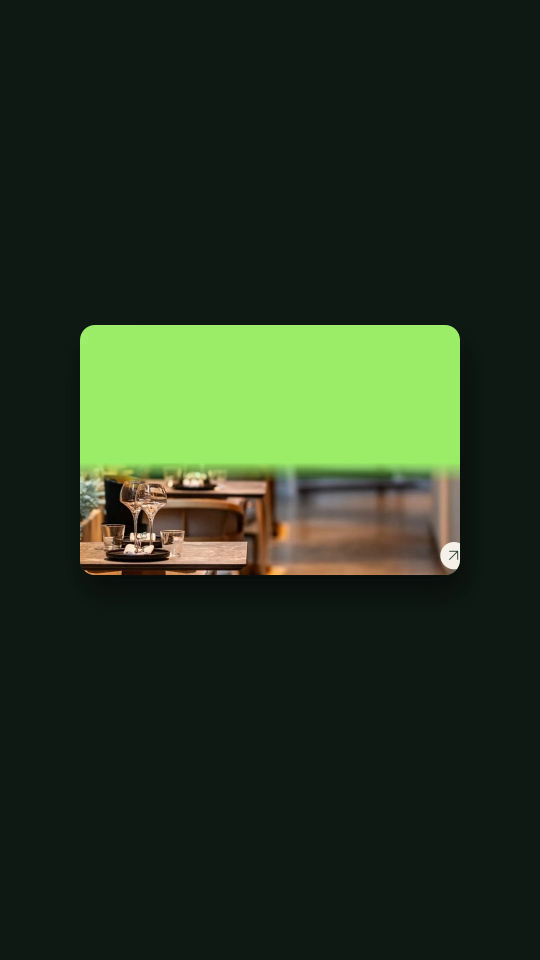
#> input picture frame 450 of reel/hulk_marketing_reel.mp4, 1080 x 1920 px, given in place of 9726.mp4, which was not available (shown at 1/2 size)
$ python cal_texture.py
#> lines starting #> are read from the running program, lines starting #| are printed output that depends on the picture; pictures that were not available may be replaced by others from this repository, and a replacement may not be noted
"""Draw the wall-calendar texture (photo top half, November 2026 grid, handwritten notes, two circled weekends)."""
import os, math
import numpy as np, cv2
from PIL import Image, ImageDraw, ImageFont
S = '/home/user/100/workspace_respite'
F = '/home/user/100/workspace_sol/fonts'
W, H = 1500, 1900
im = Image.new('RGB', (W, H), (253, 251, 246))
d = ImageDraw.Draw(im)
# photo (top): a real landscape frame
cap = cv2.VideoCapture('/home/user/100/workspace_respite/clips/9726.mp4'); cap.set(1, int(cap.get(7) * 0.5)); ok, fr = cap.read()
#> further down, fr is the input picture: shape (1920, 1080, 3); mean B, G, R 33, 52.8, 37.8
fr = cv2.cvtColor(fr, cv2.COLOR_BGR2RGB); ph = 520
h0, w0 = fr.shape[:2]; sc = max(W / w0, ph / h0); fr = cv2.resize(fr, (int(w0 * sc) + 1, int(h0 * sc) + 1))
#> after `h0, w0 = fr.shape[:2]`: h0 = 1920; w0 = 1080
#> after `sc = max(W / w0, ph / h0)`: sc = 1.39
fr = fr[(fr.shape[0] - ph) // 2:(fr.shape[0] - ph) // 2 + ph, (fr.shape[1] - W) // 2:(fr.shape[1] - W) // 2 + W]
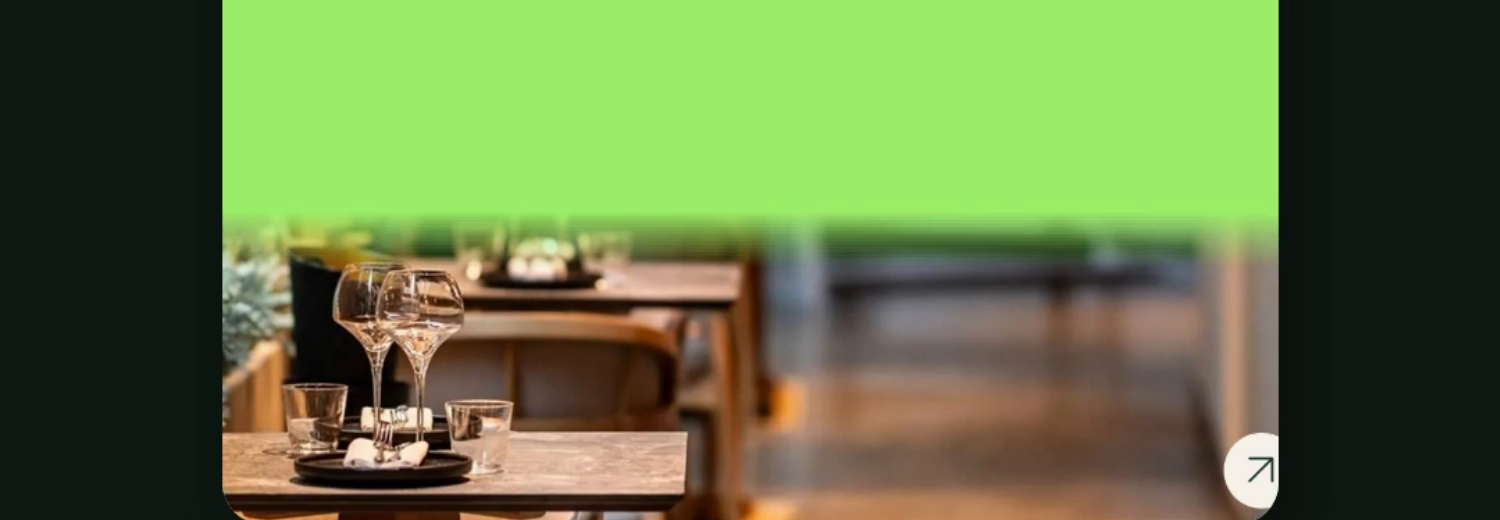
#> fr: shape (520, 1500, 3); mean R, G, B 99.9, 119.4, 68
im.paste(Image.fromarray(fr), (0, 0))
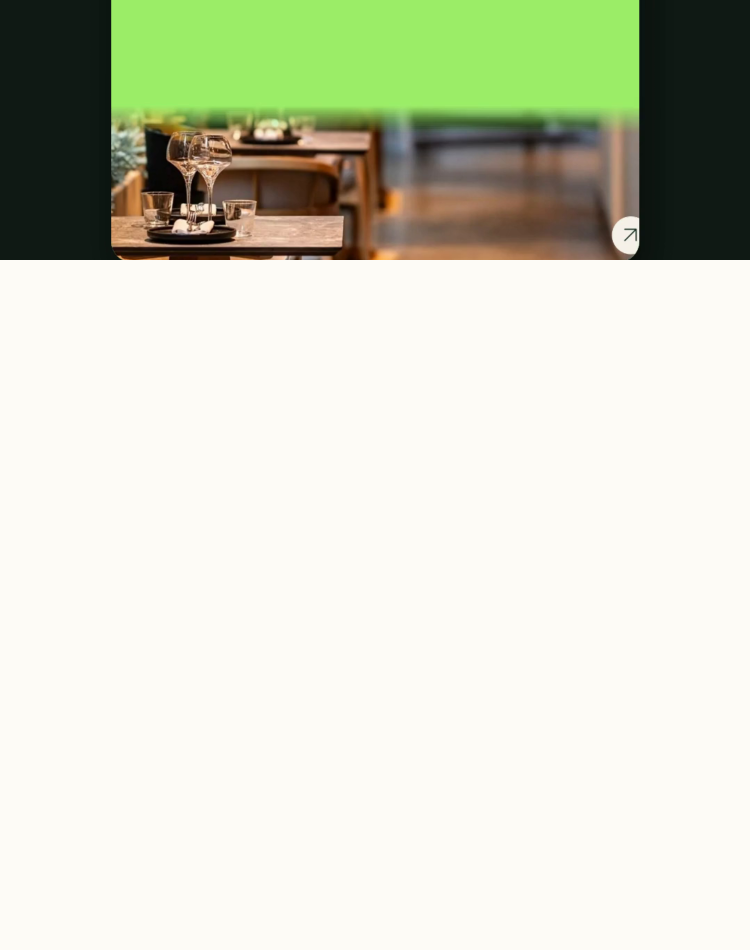
#> im: PIL image 1500x1900 RGB (shown at 1/2 size); mean R, G, B 211.1, 215, 197.3
d.rectangle([0, ph, W, ph + 8], fill=(91, 23, 79))
nun = lambda w, s: ImageFont.truetype(f'{F}/Nunito-{w}.ttf', s)
pop = ImageFont.truetype(f'{F}/Poppins-SemiBold.ttf', 30)
hand = ImageFont.truetype(f'{F}/Caveat-700.ttf', 44)
handb = ImageFont.truetype(f'{F}/Caveat-700.ttf', 62)
d.text((70, ph + 40), 'November', font=nun(900, 96), fill=(91, 23, 79))
d.text((W - 70, ph + 70), '2026', font=nun(800, 60), fill=(255, 100, 17), anchor='ra')
gx, gy, gw = 50, ph + 200, W - 100
cw = gw / 7; rows = 6; ch = (H - 60 - gy - 50) / rows
for i, dn in enumerate(['MON', 'TUE', 'WED', 'THU', 'FRI', 'SAT', 'SUN']):
    d.text((gx + i * cw + cw / 2, gy), dn, font=pop, fill=(255, 100, 17) if i >= 5 else (120, 90, 110), anchor='mm')
top = gy + 40
for r in range(rows + 1):
    d.line([(gx, top + r * ch), (gx + gw, top + r * ch)], fill=(215, 205, 210), width=3)
for i in range(8):
    d.line([(gx + i * cw, top), (gx + i * cw, top + rows * ch)], fill=(215, 205, 210), width=3)
notes = {3: ('Swim 6pm', (40, 50, 120)), 5: ('Bonfire night', (40, 50, 120)), 11: ('Dentist', (40, 50, 120)), 16: ('Book club', (40, 50, 120)),
         19: ('Training', (40, 50, 120)), 28: ("Mum's 60th", (40, 50, 120)), 25: ('Bins!', (40, 50, 120))}
cells = {}
for day in range(1, 31):
    r, c = divmod(day + 5, 7)
    x0, y0 = gx + c * cw, top + r * ch
    cells[day] = (x0, y0)
    d.text((x0 + 16, y0 + 10), str(day), font=nun(800, 40), fill=(91, 23, 79))
    if day in notes:
        t, col = notes[day]
        d.text((x0 + cw / 2, y0 + ch * 0.66), t, font=hand, fill=col, anchor='mm')
#> after the loop, cells = 30 items
im.save(f'{S}/tex/cal_base.png')
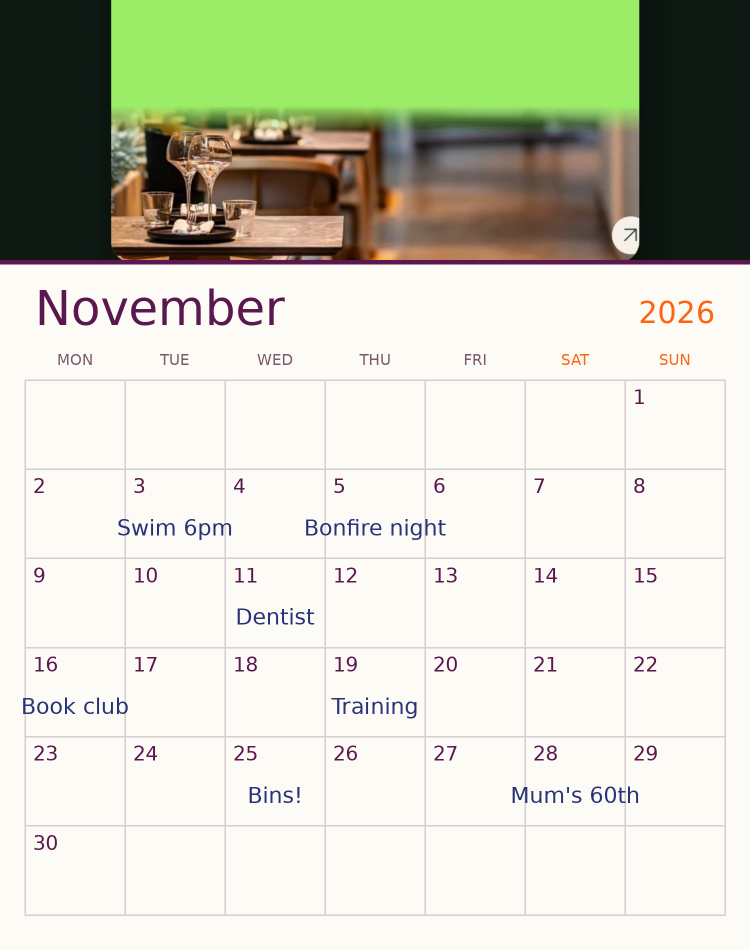
#> saved as cal_base.png: PIL image 1500x1900 RGB (shown at 1/2 size); mean R, G, B 207.3, 210.1, 193.6
# marker layer (orange) drawn with numpy for a felt-tip look
arr = np.array(im).astype(np.float32)
lay = np.zeros((H, W), np.uint8)
rng = np.random.default_rng(3)
for (sat, label) in ((7, 'Pancakes + park'), (21, 'Pancakes again!')):
    x0, y0 = cells[sat]
    cx, cy = x0 + cw, y0 + ch * 0.56
    t = np.linspace(0, 2 * math.pi * 1.1, 160)
    pts = np.stack([cx + cw * 1.02 * np.cos(t) * (1 + 0.04 * np.sin(3 * t)) + rng.normal(0, 1.2, len(t)),
                    cy + ch * 0.5 * np.sin(t) * (1 + 0.05 * np.cos(2 * t)) + rng.normal(0, 1.2, len(t))], 1)
    cv2.polylines(lay, [(pts * 4).astype(np.int32)], False, 255, 11 * 4, cv2.LINE_AA, shift=4 - 2)
#> this loop made 2 passes
#> (x0, y0, cx, cy) on passes 1 to 2: (1050, 938.3, 1250, 1038.2), (1050, 1295, 1250, 1394.9)
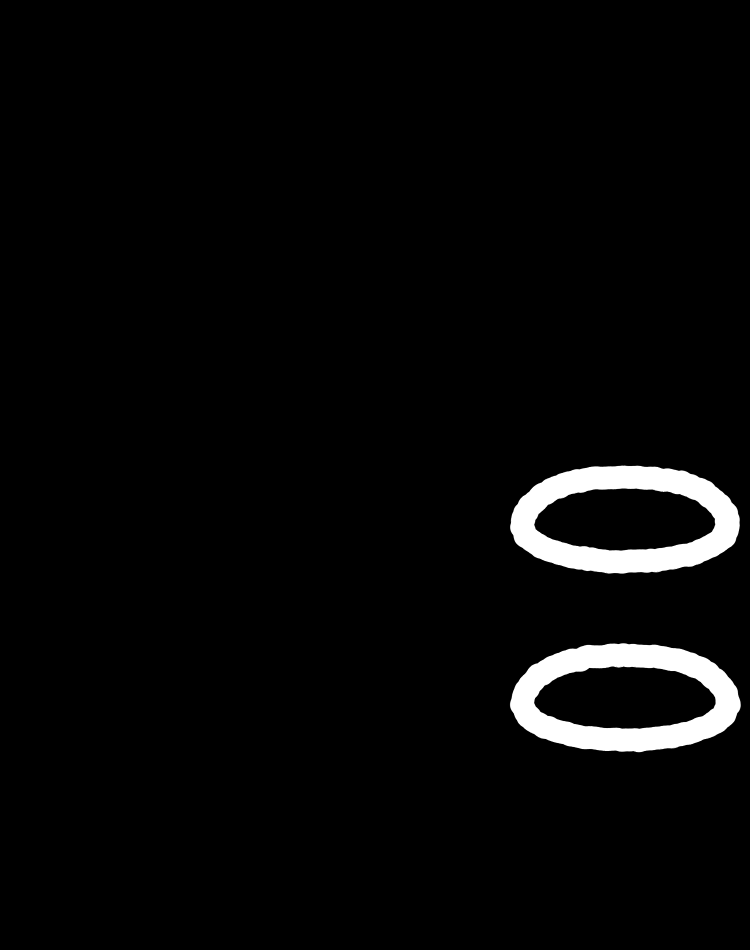
#> lay: shape (1900, 1500) (shown at 1/2 size); min 0, max 255, mean 8
m = (lay.astype(np.float32) / 255)[..., None]
arr = arr * (1 - m * 0.92) + np.array([255, 100, 17], np.float32) * m * 0.92
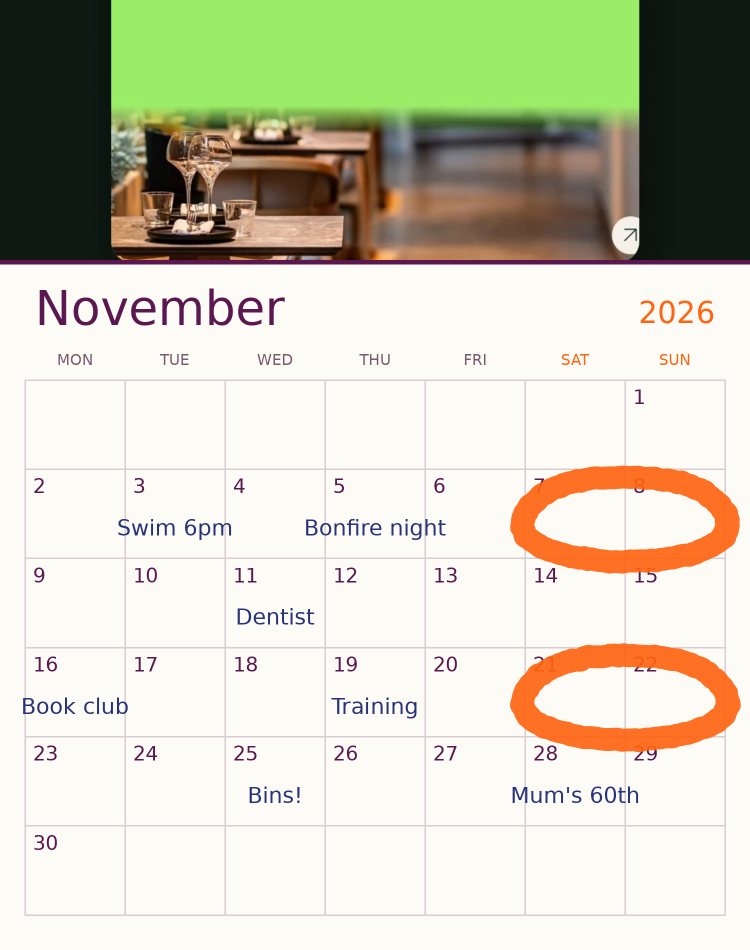
#> arr: shape (1900, 1500, 3) float32 (shown at 1/2 size); mean R, G, B 209.6, 208.9, 189.9
im2 = Image.fromarray(np.clip(arr, 0, 255).astype(np.uint8))
d2 = ImageDraw.Draw(im2)
for (sat, label) in ((7, 'Pancakes + park'), (21, 'Pancakes again!')):
    x0, y0 = cells[sat]
    d2.text((x0 + cw, y0 + ch * 0.68), label, font=handb, fill=(232, 80, 10), anchor='mm')
#> this loop made 2 passes
#> (x0, y0) on passes 1 to 2: (1050, 938.3), (1050, 1295)
im2.save(f'{S}/tex/calendar.png')
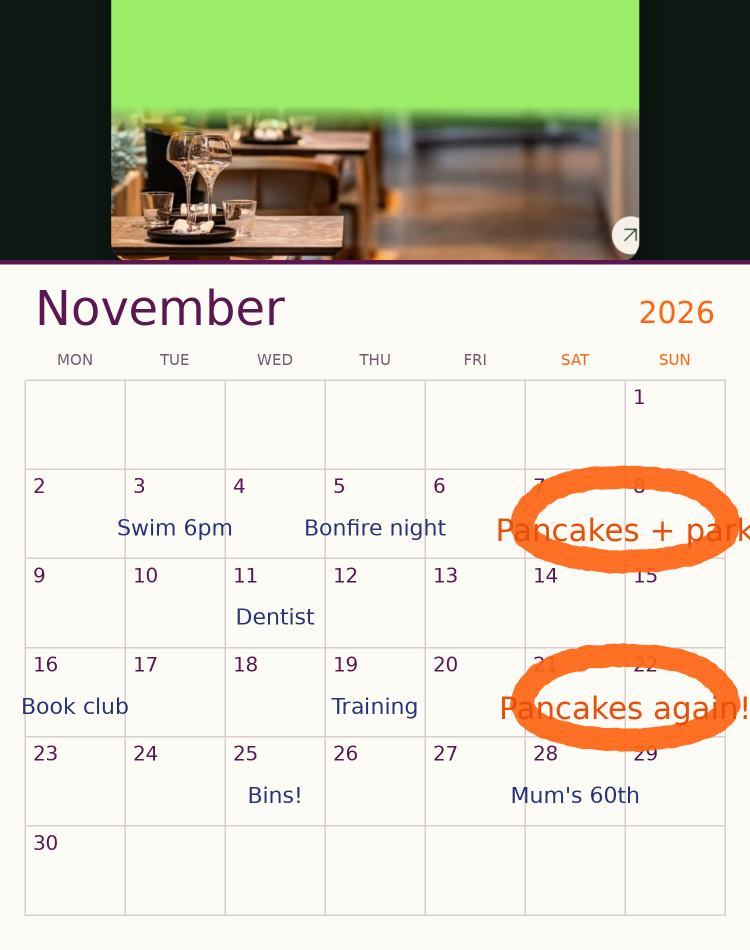
#> saved as calendar.png: PIL image 1500x1900 RGB (shown at 1/2 size); mean R, G, B 207.4, 205.3, 186.3
print('ok', im2.size)
#| ok (1500, 1900)
